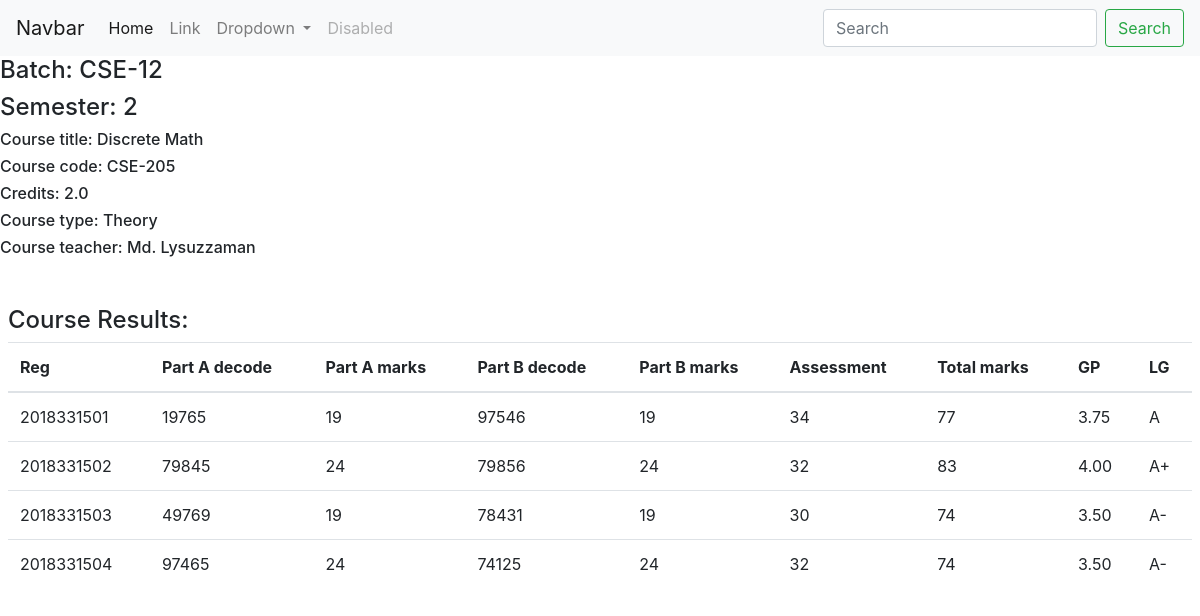
/main/course_view/CSE-12/2/Theory/CSE-205, run on an earlier commit of the app's database.
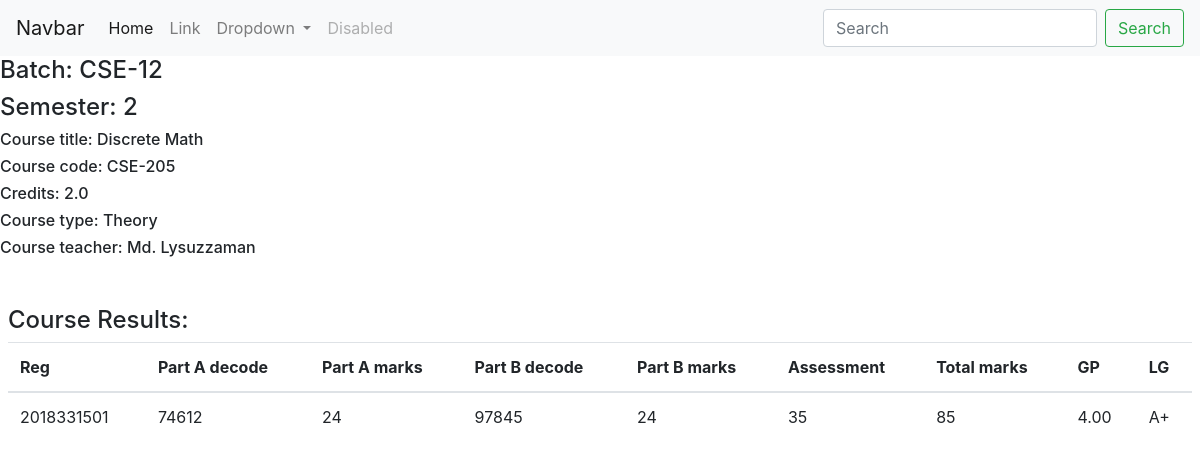
And on a later commit of the database.
### main/models.py (models this page shows)
class Course(models.Model):
    id = models.AutoField
    batch_no = models.CharField(max_length=8, default="")
    semester_no = models.IntegerField(default=None)
    course_code = models.CharField(max_length=8, default="")
    course_title = models.CharField(max_length=60, default="")
    course_type =  models.CharField(max_length=10, default="")
    course_credits = models.FloatField(default=0)
    course_teacher = models.CharField(max_length=40, default="")

class TheoryCourseResult(models.Model):
    id = models.AutoField
    reg_no = models.CharField(max_length=10, default="")
    batch_no = models.CharField(max_length=6, default="")
    semester_no = models.IntegerField(default=None)
    course_code = models.CharField(max_length=8, default="")
    part_a_decode = models.CharField(max_length=10, default="")
    part_a_marks = models.IntegerField(default=None)
    part_b_decode = models.CharField(max_length=10, default="")
    part_b_marks = models.IntegerField(default=None)
    assessment_marks = models.IntegerField(default=None)
    total_marks = models.IntegerField(default=None)
    GP = models.CharField(max_length=5, default="")
    LG = models.CharField(max_length=5, default="")

### main/views.py (the view)
# urls.py: path('course_view/<str:batch_no>/<int:semester_no>/<str:course_type>/<str:course_code>', views.course_view, name="course_view")
def course_view(request, batch_no, semester_no, course_type, course_code):
    course = Course.objects.get(batch_no=batch_no, semester_no=semester_no, course_code=course_code)
    if request.method == "POST":
        if course_type == "Theory":
            reg_no = request.POST['reg_no']
            part_a_decode = request.POST['part_a_decode']
            part_a_marks = request.POST['part_a_marks']
            part_b_decode = request.POST['part_b_decode']
            part_b_marks = request.POST['part_b_marks']
            assessment_marks = request.POST['assessment_marks']
            total_marks = request.POST['total_marks']
            GP = request.POST['GP']
            LG = request.POST['LG']
            TheoryCourseResult.objects.create(reg_no=reg_no,
                                              batch_no=batch_no,
                                              semester_no=semester_no,
                                              course_code=course_code,
                                              part_a_decode=part_a_decode,
                                              part_a_marks=part_a_marks,
                                              part_b_decode=part_b_decode,
                                              part_b_marks=part_b_marks,
                                              assessment_marks=assessment_marks,
                                              total_marks=total_marks,
                                              GP=GP,
                                              LG=LG )
            results = TheoryCourseResult.objects.filter(batch_no=batch_no, semester_no=semester_no, course_code=course_code)
        elif course_type == "Sessional":
            reg_no = request.POST['reg_no']
            lab_marks = request.POST['lab_marks']
            assessment_marks = request.POST['assessment_marks']
            total_marks = request.POST['total_marks']
            GP = request.POST['GP']
            LG = request.POST['LG']
            SessionalCourseResult.objects.create(reg_no=reg_no,
                                                 batch_no=batch_no,
                                                 semester_no=semester_no,
                                                 course_code=course_code,
                                                 lab_marks=lab_marks,
                                                 assessment_marks=assessment_marks,
                                                 total_marks=total_marks,
                                                 GP=GP,
                                                 LG=LG )
            results = SessionalCourseResult.objects.filter(batch_no=batch_no, semester_no=semester_no, course_code=course_code)
        try:
            table_sheet_individual = TableSheet.objects.get(reg_no=reg_no, batch_no=batch_no, semester_no=semester_no)
            course_results = json.loads(table_sheet_individual.course_results)
            course_results[course.course_code] = {'credits' : course.course_credits,
                                                  'GP' : GP,
                                                  'LG' : LG }
            table_sheet_individual.course_results = json.dumps(course_results)
            table_sheet_individual.current_semester_total_GP += float(GP)
            if float(GP) >= 2:
                table_sheet_individual.current_semester_credits += course.course_credits
            if semester_no > 1:
                all_table_sheets = TableSheet.objects.filter(reg_no=reg_no, batch_no=batch_no).exclude(semester_no=semester_no)
                for tb_sheet in all_table_sheets:
                    table_sheet_individual.overall_credits = tb_sheet.overall_credits + table_sheet_individual.current_semester_credits   # ??????????????????????
                    table_sheet_individual.overall_GP = tb_sheet.overall_GP + table_sheet_individual.current_semester_total_GP   # ??????????????????????
            table_sheet_individual.save()
        except:
            course_results = dict()
            course_results[course.course_code] = {'credits' : course.course_credits,
                                                  'GP' : GP,
                                                  'LG' : LG }
            course_results_json = json.dumps(course_results)  # converting the dict to str(JSON)
            current_semester_total_GP = GP
            if float(GP) >= 2:
                current_semester_credits = course.course_credits
            else : current_semester_credits = 0
            overall_credits = current_semester_credits
            overall_GP = current_semester_total_GP
            if semester_no > 1:
                all_table_sheets = TableSheet.objects.filter(reg_no=reg_no, batch_no=batch_no)
                for tb_sheet in all_table_sheets:
                    overall_credits += tb_shett.overall_credits
                    overall_GP += tb_sheet.overall_GP
            table_sheet_individual = TableSheet.objects.create(reg_no=reg_no,
                                                               batch_no=batch_no,
                                                               semester_no=semester_no,
                                                               course_results=course_results_json,
                                                               current_semester_credits=current_semester_credits,
                                                               current_semester_total_GP=current_semester_total_GP,
                                                               overall_credits=overall_credits,
                                                               overall_GP=overall_GP )
        params = {'course':course,'results':results}
        return render(request, 'main/course_view.html', params)
    else:   # if not a POST request
        if course_type == "Theory":
            results = TheoryCourseResult.objects.filter(batch_no=batch_no, semester_no=semester_no, course_code=course_code)
        elif course_type == "Sessional":
            results = SessionalCourseResult.objects.filter(batch_no=batch_no, semester_no=semester_no, course_code=course_code)
        params = {'course':course,'results':results}
        return render(request, 'main/course_view.html', params)

### main/templates/main/course_view.html (shortened to what this page needs)
{% extends 'main/base.html' %}
{% block body %}
<h4>Batch: {{course.batch_no}}</h4>
<h4>Semester: {{course.semester_no}}</h4>
<h6>Course title: {{course.course_title}}</h6>
<h6>Course code: {{course.course_code}}</h6>
<h6>Credits: {{course.course_credits}}</h6>
<h6>Course type: {{course.course_type}}</h6>
<h6>Course teacher: {{course.course_teacher}}</h6>
{% if course.course_type == "Theory" %}
<section class="mx-2 my-5">
    <h4>Course Results:</h4>
    <table class="table table-hover">
        <thead>
          <tr>
            <th scope="col">Reg</th>
            <th scope="col">Part A decode</th>
            <th scope="col">Part A marks</th>
            <th scope="col">Part B decode</th>
            <th scope="col">Part B marks</th>
            <th scope="col">Assessment</th>
            <th scope="col">Total marks</th>
            <th scope="col">GP</th>
            <th scope="col">LG</th>
          </tr>
        </thead>
        <tbody>
            {% for result in results %}
            <tr>
                <td>{{result.reg_no}}</td>
                <td>{{result.part_a_decode}}</td>
                <td>{{result.part_a_marks}}</td>
                <td>{{result.part_b_decode}}</td>
                <td>{{result.part_a_marks}}</td>
                <td>{{result.assessment_marks}}</td>
                <td>{{result.total_marks}}</td>
                <td>{{result.GP}}</td>
                <td>{{result.LG}}</td>
            </tr>
            {% endfor %}
        </tbody>
      </table>
</section>
{% endif %}
{% endblock %}

### main/templates/main/base.html (shortened to what this page needs)
<!doctype html>
<html lang="en">
  <head>
    <link rel="stylesheet" href="https://cdn.jsdelivr.net/npm/bootstrap@4.6.1/dist/css/bootstrap.min.css">
    <link rel="stylesheet" href="https://cdnjs.cloudflare.com/ajax/libs/OwlCarousel2/2.3.4/assets/owl.carousel.min.css" />
    <link rel="stylesheet" href="https://cdnjs.cloudflare.com/ajax/libs/OwlCarousel2/2.3.4/assets/owl.theme.default.min.css" />
    <link rel="stylesheet" href= {% block css_link %}{% endblock %} />
  </head>
  <body>
    <nav class="navbar navbar-expand-lg navbar-light bg-light">
        <a class="navbar-brand" href="#">Navbar</a>
        <div class="collapse navbar-collapse" id="navbarSupportedContent">
          <ul class="navbar-nav mr-auto">
            <li class="nav-item active">
              <a class="nav-link" href="#">Home <span class="sr-only">(current)</span></a>
            </li>
            <li class="nav-item">
              <a class="nav-link" href="#">Link</a>
            </li>
            <li class="nav-item dropdown">
              <a class="nav-link dropdown-toggle" href="#" role="button" data-toggle="dropdown" aria-expanded="false">
                Dropdown
              </a>
            </li>
            <li class="nav-item">
              <a class="nav-link disabled">Disabled</a>
            </li>
          </ul>
          <form class="form-inline my-2 my-lg-0">
            <input class="form-control mr-sm-2" type="search" placeholder="Search" aria-label="Search">
            <button class="btn btn-outline-success my-2 my-sm-0" type="submit">Search</button>
          </form>
        </div>
      </nav>
    {% block body %}{% endblock %}
  </body>
</html>

What changed in the data, as far as the page shows it:
removed TheoryCourseResult: reg_no "2018331501", part_a_decode "19765", part_a_marks "19", part_b_decode "97546", assessment_marks "34", total_marks "77", GP "3.75", LG "A"
removed TheoryCourseResult: reg_no "2018331502", part_a_decode "79845", part_a_marks "24", part_b_decode "79856", assessment_marks "32", total_marks "83", GP "4.00", LG "A+"
removed TheoryCourseResult: reg_no "2018331503", part_a_decode "49769", part_a_marks "19", part_b_decode "78431", assessment_marks "30", total_marks "74", GP "3.50", LG "A-"
removed TheoryCourseResult: reg_no "2018331504", part_a_decode "97465", part_a_marks "24", part_b_decode "74125", assessment_marks "32", total_marks "74", GP "3.50", LG "A-"
added TheoryCourseResult: reg_no "2018331501", part_a_decode "74612", part_a_marks "24", part_b_decode "97845", assessment_marks "35", total_marks "85", GP "4.00", LG "A+"
